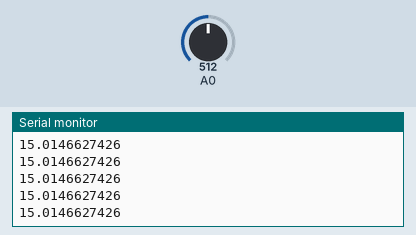
This sketch was run on a simulated Arduino Uno, built with avr-gcc and run on an emulated ATmega328P. Shown: the last lines printed to the serial monitor. The inputs (shaded band) are chosen by the test bench; at power-on: A0 = 512.

Above: at 1.2 s.
1.3 s: A0 set to 716
At 2.2 s:
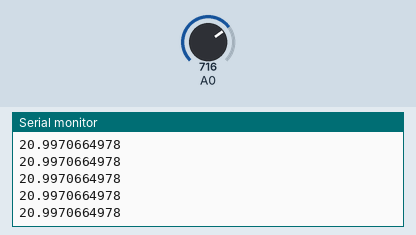
2.8 s: A0 set to 900
At 3.9 s:
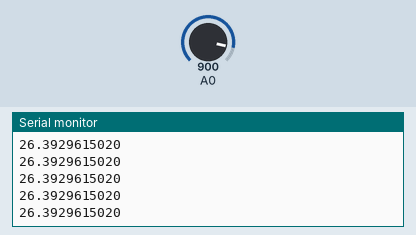
Timing chart, 0 to 5.8 s (numbered marks = the images above; inputs shaded):
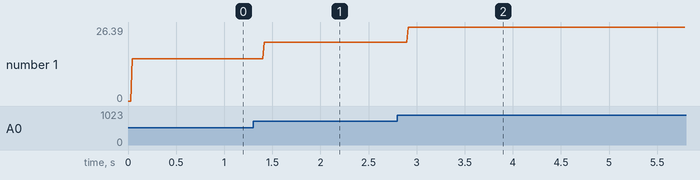

The sketch:

Filtro.ino
```cpp
double a=0,T=0,x[7]={0},y[7]={0},aux=0, van=0;
int i,c=0,j;
void setup()
{
  Serial.begin(9600);
  pinMode(A0, INPUT);
}

void loop()
{
  van = analogRead(A0);
  T = (van*30)/1023;
  x[6] = T;
  for(i=0;i<7;i++)
  {
    y[i]=x[i];
  }
  //Acomodo de menor a mayor
  //Método burbuja
    for(i=0;i<6;i++)
    {
      for(j=0;j<6-i;j++)
      {
        if(x[j]>x[j+1])
        {
          aux=x[j];
          x[j]=x[j+1];
          x[j+1]=aux;
        }
      }
    }

  //Imprime valor medio
    Serial.println(x[3],10);
    //Serial.println(T,10);
  for(i=0;i<7;i++)
  {
    x[i]=y[i];
  }
 for(i=0;i<7;i++)
 {
  x[i]=x[i+1];
 }
  delay(10);
}
```

Measured:
- after the input at 1.3 s, the serial monitor: prints a new line after 0.12 s (image 1)
- after the input at 2.8 s, the serial monitor: prints a new line after 0.12 s (image 2)
- plotted number 1: 15.01 → 21 after the input at 1.3 s, 21 → 26.39 after the input at 2.8 s
